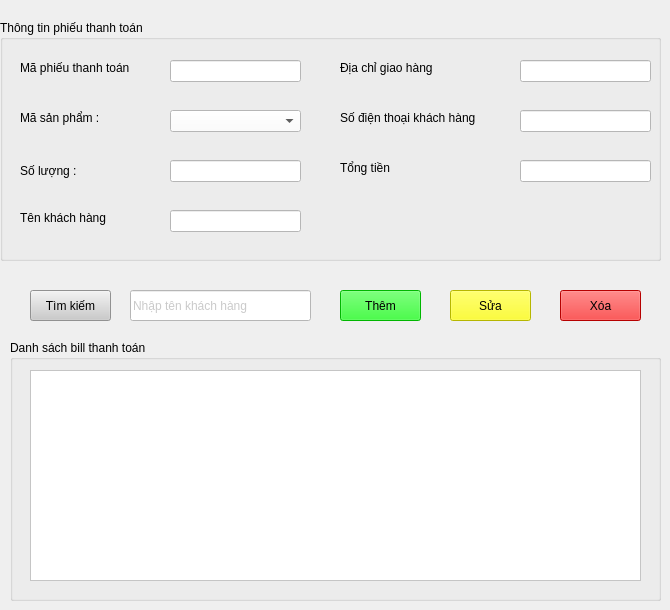
         <widget class="QWidget" name="widget">
          <widget class="QGroupBox" name="groupBox_5">
           <property name="geometry">
            <rect>
             <x>0</x>
             <y>20</y>
             <width>661</width>
             <height>241</height>
            </rect>
           </property>
           <property name="title">
            <string>Thông tin phiếu thanh toán</string>
           </property>
           <widget class="QLabel" name="label_6">
            <property name="geometry">
             <rect>
              <x>20</x>
              <y>90</y>
              <width>111</width>
              <height>16</height>
             </rect>
            </property>
            <property name="font">
             <font>
              <pointsize>9</pointsize>
             </font>
            </property>
            <property name="text">
             <string>Mã sản phẩm :</string>
            </property>
           </widget>
           <widget class="QLabel" name="label_12">
            <property name="geometry">
             <rect>
              <x>20</x>
              <y>130</y>
              <width>111</width>
              <height>41</height>
             </rect>
            </property>
            <property name="font">
             <font>
              <pointsize>9</pointsize>
             </font>
            </property>
            <property name="text">
             <string>Số lượng :</string>
            </property>
           </widget>
           <widget class="QLabel" name="label_13">
            <property name="geometry">
             <rect>
              <x>20</x>
              <y>190</y>
              <width>111</width>
              <height>16</height>
             </rect>
            </property>
            <property name="font">
             <font>
              <pointsize>9</pointsize>
             </font>
            </property>
            <property name="text">
             <string>Tên khách hàng</string>
            </property>
           </widget>
           <widget class="QLabel" name="label_20">
            <property name="geometry">
             <rect>
              <x>340</x>
              <y>40</y>
              <width>111</width>
              <height>16</height>
             </rect>
            </property>
            <property name="font">
             <font>
              <pointsize>9</pointsize>
             </font>
            </property>
            <property name="text">
             <string>Địa chỉ giao hàng</string>
            </property>
           </widget>
           <widget class="QLabel" name="label_21">
            <property name="geometry">
             <rect>
              <x>340</x>
              <y>90</y>
              <width>181</width>
              <height>16</height>
             </rect>
            </property>
            <property name="font">
             <font>
              <pointsize>9</pointsize>
             </font>
            </property>
            <property name="text">
             <string>Số điện thoại khách hàng</string>
            </property>
           </widget>
           <widget class="QLabel" name="label_22">
            <property name="geometry">
             <rect>
              <x>340</x>
              <y>140</y>
              <width>111</width>
              <height>16</height>
             </rect>
            </property>
            <property name="font">
             <font>
              <pointsize>9</pointsize>
             </font>
            </property>
            <property name="text">
             <string>Tổng tiền</string>
            </property>
           </widget>
           <widget class="QLineEdit" name="soLuongtt">
            <property name="geometry">
             <rect>
              <x>170</x>
              <y>140</y>
              <width>131</width>
              <height>22</height>
             </rect>
            </property>
            <property name="styleSheet">
             <string notr="true">background-color: rgb(255, 255, 255);</string>
            </property>
           </widget>
           <widget class="QLineEdit" name="ten_khachHang">
            <property name="geometry">
             <rect>
              <x>170</x>
              <y>190</y>
              <width>131</width>
              <height>22</height>
             </rect>
            </property>
            <property name="styleSheet">
             <string notr="true">background-color: rgb(255, 255, 255);</string>
            </property>
           </widget>
           <widget class="QLineEdit" name="address">
            <property name="geometry">
             <rect>
              <x>520</x>
              <y>40</y>
              <width>131</width>
              <height>22</height>
             </rect>
            </property>
            <property name="styleSheet">
             <string notr="true">background-color: rgb(255, 255, 255);</string>
            </property>
           </widget>
           <widget class="QLineEdit" name="sdt_khachHang">
            <property name="geometry">
             <rect>
              <x>520</x>
              <y>90</y>
              <width>131</width>
              <height>22</height>
             </rect>
            </property>
            <property name="styleSheet">
             <string notr="true">background-color: rgb(255, 255, 255);</string>
            </property>
           </widget>
           <widget class="QLineEdit" name="tongTien">
            <property name="geometry">
             <rect>
              <x>520</x>
              <y>140</y>
              <width>131</width>
              <height>22</height>
             </rect>
            </property>
            <property name="styleSheet">
             <string notr="true">background-color: rgb(255, 255, 255);</string>
            </property>
           </widget>
           <widget class="QLabel" name="label_7">
            <property name="geometry">
             <rect>
              <x>20</x>
              <y>40</y>
              <width>151</width>
              <height>16</height>
             </rect>
            </property>
            <property name="font">
             <font>
              <pointsize>9</pointsize>
             </font>
            </property>
            <property name="text">
             <string>Mã phiếu thanh toán</string>
            </property>
           </widget>
           <widget class="QLineEdit" name="matt">
            <property name="geometry">
             <rect>
              <x>170</x>
              <y>40</y>
              <width>131</width>
              <height>22</height>
             </rect>
            </property>
            <property name="styleSheet">
             <string notr="true">background-color: rgb(255, 255, 255);</string>
            </property>
           </widget>
           <widget class="QComboBox" name="masptt">
            <property name="geometry">
             <rect>
              <x>170</x>
              <y>90</y>
              <width>131</width>
              <height>22</height>
             </rect>
            </property>
            <property name="styleSheet">
             <string notr="true">background-color: rgb(255, 255, 255);</string>
            </property>
           </widget>
          </widget>
          <widget class="QGroupBox" name="groupBox_6">
           <property name="geometry">
            <rect>
             <x>10</x>
             <y>340</y>
             <width>651</width>
             <height>261</height>
            </rect>
           </property>
           <property name="title">
            <string>Danh sách bill thanh toán</string>
           </property>
           <widget class="QTableWidget" name="tbl_thanhtoan">
            <property name="geometry">
             <rect>
              <x>20</x>
              <y>30</y>
              <width>611</width>
              <height>211</height>
             </rect>
            </property>
            <property name="styleSheet">
             <string notr="true">background-color: rgb(255, 255, 255);</string>
            </property>
           </widget>
          </widget>
          <widget class="QPushButton" name="btn_themtt">
           <property name="geometry">
            <rect>
             <x>340</x>
             <y>290</y>
             <width>81</width>
             <height>31</height>
            </rect>
           </property>
           <property name="styleSheet">
            <string notr="true">background-color: rgb(0, 255, 0);</string>
           </property>
           <property name="text">
            <string>Thêm</string>
           </property>
          </widget>
          <widget class="QPushButton" name="btn_suatt">
           <property name="geometry">
            <rect>
             <x>450</x>
             <y>290</y>
             <width>81</width>
             <height>31</height>
            </rect>
           </property>
           <property name="styleSheet">
            <string notr="true">background-color: rgb(255, 255, 0);</string>
           </property>
           <property name="text">
            <string>Sửa</string>
           </property>
          </widget>
          <widget class="QPushButton" name="btn_xoatt">
           <property name="geometry">
            <rect>
             <x>560</x>
             <y>290</y>
             <width>81</width>
             <height>31</height>
            </rect>
           </property>
           <property name="styleSheet">
            <string notr="true">background-color: rgb(255, 0, 0);</string>
           </property>
           <property name="text">
            <string>Xóa</string>
           </property>
          </widget>
          <widget class="QPushButton" name="btn_timKiemtt">
           <property name="geometry">
            <rect>
             <x>30</x>
             <y>290</y>
             <width>81</width>
             <height>31</height>
            </rect>
           </property>
           <property name="styleSheet">
            <string notr="true">background-color: rgb(203, 203, 203);</string>
           </property>
           <property name="text">
            <string>Tìm kiếm</string>
           </property>
          </widget>
          <widget class="QLineEdit" name="timKiemtt">
           <property name="geometry">
            <rect>
             <x>130</x>
             <y>290</y>
             <width>181</width>
             <height>31</height>
            </rect>
           </property>
           <property name="styleSheet">
            <string notr="true">color: rgb(202, 202, 202);
background-color: rgb(255, 255, 255);</string>
           </property>
           <property name="text">
            <string>Nhập tên khách hàng</string>
           </property>
          </widget>
         </widget>
